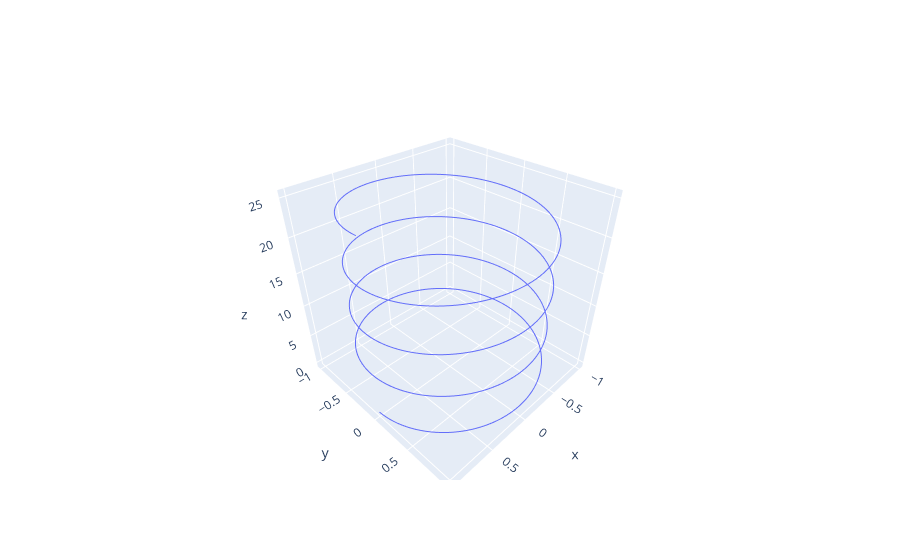
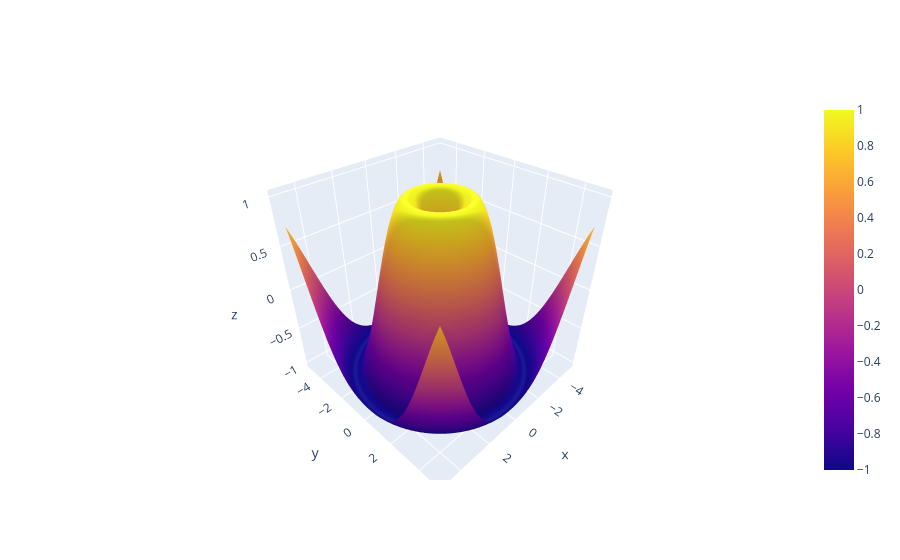

Notebook code cell kept with these figures, in order:
### Markdown cell above
## 3D line and surface

### Code cell
t = np.linspace(0, 8*np.pi, 500)
fig = go.Figure(data=[go.Scatter3d(x=np.cos(t), y=np.sin(t), z=t, mode="lines")])
fig.show()

x = np.linspace(-5, 5, 80)
y = np.linspace(-5, 5, 80)
X, Y = np.meshgrid(x, y)
Z = np.sin(np.sqrt(X**2 + Y**2))
fig = go.Figure(data=[go.Surface(x=X, y=Y, z=Z)])
fig.show()

### Figure 1 — Plotly figure (JSON) as saved in the notebook; plotly's stock layout.template omitted (floating-point values rounded to 4 significant figures; data arrays with more than 128 entries replaced by an {"elided": "..."} marker saying what was removed)
{"data": [{"mode": "lines", "type": "scatter3d", "x": {"elided": "500 float values"}, "y": {"elided": "500 float values"}, "z": {"elided": "500 float values"}}], "layout": {}}

### Figure 2 — Plotly figure (JSON) as saved in the notebook; plotly's stock layout.template omitted (floating-point values rounded to 4 significant figures; data arrays with more than 128 entries replaced by an {"elided": "..."} marker saying what was removed)
{"data": [{"type": "surface", "x": {"elided": "80x80 float values"}, "y": {"elided": "80x80 float values"}, "z": {"elided": "80x80 float values"}}], "layout": {}}
